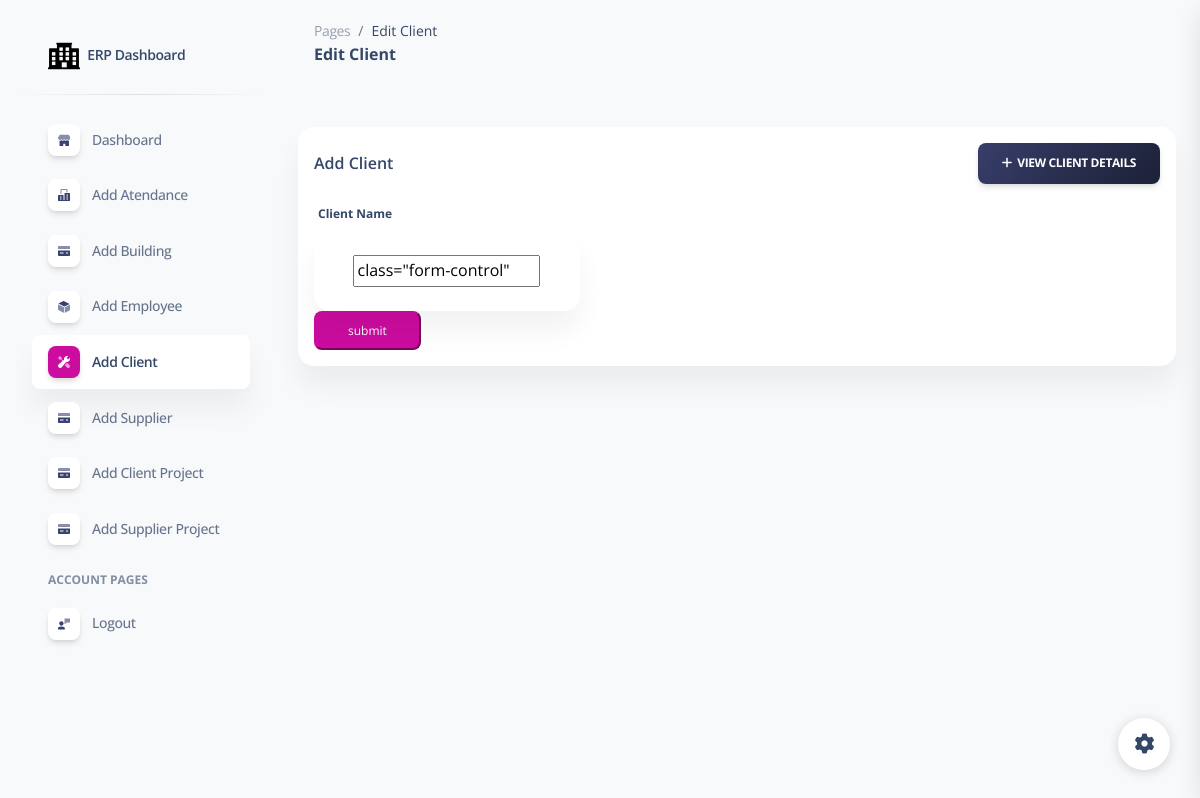
The page /edit_client/1/ (signed in) on the database as committed earlier.
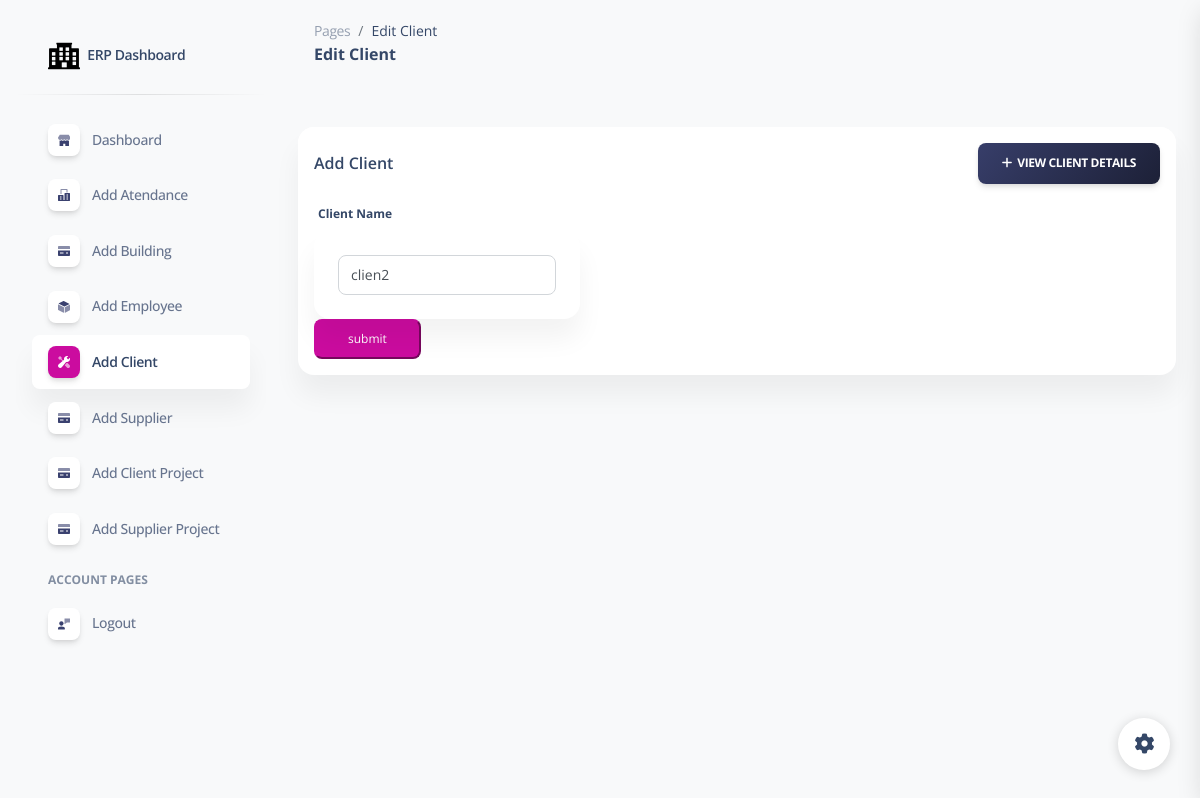
The same page on the database as committed later.
### erpapp/models.py (models this page shows, shortened)
class Client(models.Model):
    clientname = models.CharField(max_length=255)

### erpapp/views.py (the view)
# urls.py: path('edit_client/<int:client_id>/', edit_client, name='edit_client'),
@login_required
def edit_client(request, client_id):
    client = get_object_or_404(Client, id=client_id)
    if request.method == 'POST':
        client.clientname = request.POST.get('clientname', '')
        client.save()
        return redirect('client_list')
    return render(request, 'edit_client.html', {'client': client})

### erpapp/templates/edit_client.html (shortened to what the changed rows need)
{% extends 'base.html' %}
{% load static %}
{% block content %}
<!DOCTYPE html>
<html lang="en">
<head>
  <link href="{% static  'css/nucleo-icons.css' %}" rel="stylesheet" />
  <link href="{% static  'css/nucleo-svg.css' %}" rel="stylesheet" />
  <link href="{% static '/css/nucleo-svg.css' %}" rel="stylesheet" />
  <link id="pagestyle" href="{% static 'css/soft-ui-dashboard.css' %}" rel="stylesheet" />
</head>
<body class="g-sidenav-show  bg-gray-100">
<main class="main-content position-relative max-height-vh-100 h-100 mt-1 border-radius-lg ">
    <div class="container-fluid py-4">
      <div class="row">
        <div class="col-lg-12">
          <div class="row">
            <form method="post">
            <div class="col-md-12 mb-lg-0 mb-4">
              <div class="card mt-4">
                <div class="card-body p-3">
                    <div class="row">
                      <div class="col-md-4 mb-md-0 mb-4">
                        <div class="card card-body  d-flex align-items-center">
                            <input type="text" name="clientname" value={{client.clientname}} class="form-control" placeholder="Enter Client Name">
                        </div>
                      </div>
                  </div>
              </div>
            </div>
        </form>
          </div>
        </div>
      </div>
{% endblock %}

Rows that differ between the two databases and show on the page:
now on this page (row edited): Client: clientname "clien2"
Other text that changed with them:
form field clientname: "class=\"form-control\"" → (not shown)
